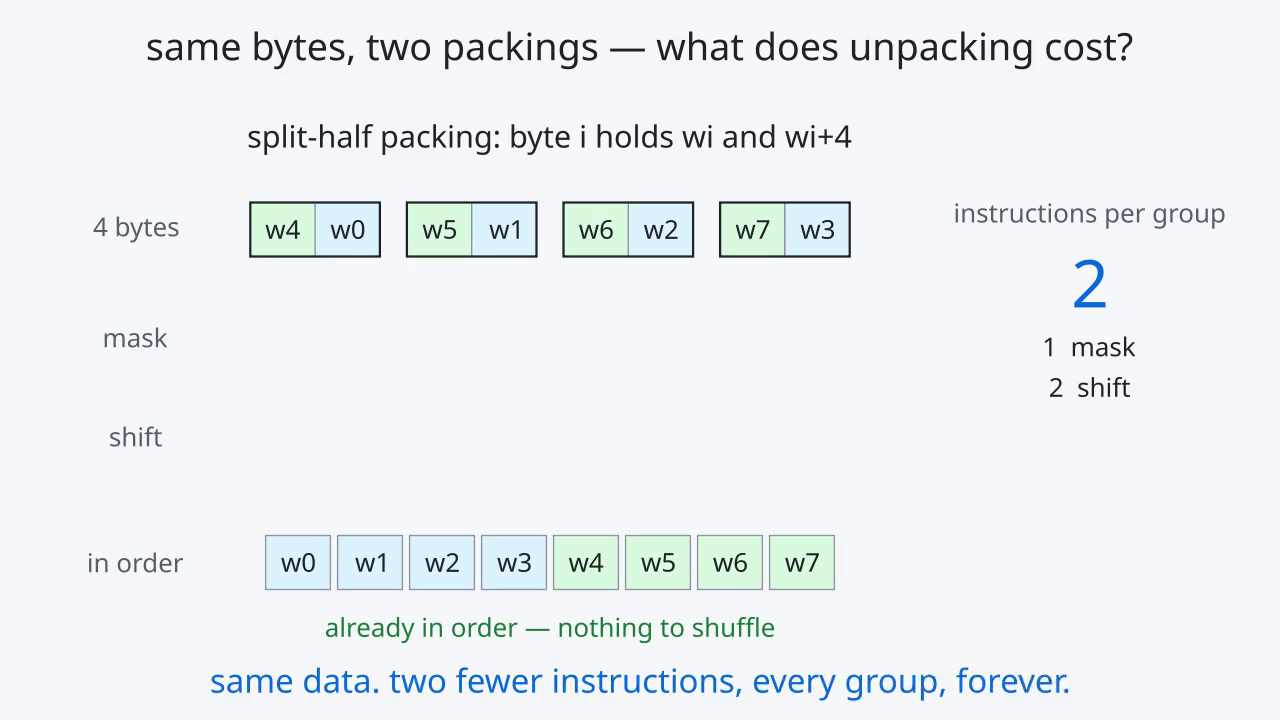

Here is the Python script that generated this plot:
"""Chapter 10 animation: the same int4 bytes in two packings, and what unpacking each one costs.

Obvious packing: byte k holds weights 2k and 2k+1. A mask yields the even weights, a shift the
odd ones, and two shuffles weave them back into order. Split-half: byte i holds weights i and
i+4 (i+16 in the real 32-weight group). The mask and the shift each yield a run already in order,
so both shuffles go. Drawn at 8 weights per group so the nibbles are readable; the counts are
about the drawing, not measurements.

Render (ManimGX, Python 3.13+; https://manimgx.academa.ai):

    manimgx inspect docs/book/10-anim-nibble-unpack.py
    manimgx render  docs/book/10-anim-nibble-unpack.py -r 1280x720 --fps 30

Colours are the book's SVG palette.
"""

import manimgx as m

BG = "#f6f8fa"
INK = "#1f2328"
MUTED = "#57606a"
GRID = "#8c959f"
CELL = "#eaeef2"
BLUE = "#0969da"
BLUE_SOFT = "#ddf4ff"
GREEN = "#1a7f37"
GREEN_SOFT = "#dafbe1"
RED = "#cf222e"

m.config.background_color = BG

FONT = "Noto Sans"
NW, NH = 0.72, 0.6  # nibble cell
X0 = -1.0  # centre of the working area
Y_BYTES, Y_MASK, Y_SHIFT, Y_OUT = 1.45, 0.25, -0.85, -2.25
LANE = 0.86  # spacing of the 4 lanes of a mask/shift result
SLOT = 0.8  # spacing of the 8 output slots


def label(text: str, size: int = 22, color: str = MUTED) -> m.Text:
    return m.Text(text, font=FONT, font_size=size, color=color)


def nib(w: int) -> m.VGroup:
    fill = BLUE_SOFT if w < 4 else GREEN_SOFT
    box = m.Rectangle(width=NW, height=NH, color=GRID, stroke_width=1.5, fill_color=fill, fill_opacity=1)
    return m.VGroup(box, label(f"w{w}", 22, INK).move_to(box))


def byte_row(pairs: list) -> list:
    """pairs[k] = (high, low). Returns [(high_nib, low_nib, outline)] laid out across the row."""
    out = []
    gap = 0.3
    width = 4 * 2 * NW + 3 * gap
    left = X0 - width / 2
    for k, (hi, lo) in enumerate(pairs):
        x = left + k * (2 * NW + gap)
        h = nib(hi).move_to([x + NW / 2, Y_BYTES, 0])
        l = nib(lo).move_to([x + 1.5 * NW, Y_BYTES, 0])
        frame = m.Rectangle(width=2 * NW, height=NH, color=INK, stroke_width=2.5).move_to([x + NW, Y_BYTES, 0])
        out.append((h, l, frame))
    return out


def lane_x(i: int) -> float:
    return X0 + (i - 1.5) * LANE


def slot_x(j: int) -> float:
    return X0 + (j - 3.5) * SLOT


class NibbleUnpack(m.Scene):
    def construct(self) -> None:
        title = label("same bytes, two packings — what does unpacking cost?", 32, INK).to_edge(m.UP, buff=0.35)
        self.add(title)

        row_lbls = m.VGroup(
            label("4 bytes").move_to([-5.6, Y_BYTES, 0]),
            label("mask").move_to([-5.6, Y_MASK, 0]),
            label("shift").move_to([-5.6, Y_SHIFT, 0]),
            label("in order").move_to([-5.6, Y_OUT, 0]),
        )
        guide = m.VGroup(*[
            m.Rectangle(width=NW, height=NH, color=GRID, stroke_width=1, fill_color=BG, fill_opacity=0)
            .set_stroke(opacity=0.45).move_to([slot_x(j), Y_OUT, 0])
            for j in range(8)
        ])

        # Right panel: the instruction count.
        count_lbl = label("instructions per group", 22).move_to([5.0, 1.6, 0])
        count = m.Integer(0, mob_class=_Sans, font_size=56, color=BLUE).move_to([5.0, 0.85, 0])
        ops = m.VGroup()  # the op names, listed under the count

        def bump(n: int, name: str, color: str = INK) -> None:
            count.set_value(n)
            op = label(f"{n}  {name}", 22, color)
            op.move_to([5.0, 0.15 - 0.45 * (n - 1), 0])
            ops.add(op)
            self.play(m.FadeIn(op, shift=m.LEFT * 0.15), run_time=0.3)

        def run(heading: str, pairs: list, interleave: bool) -> m.VGroup:
            head = label(heading, 26, INK).move_to([X0, 2.45, 0])
            nibs = byte_row(pairs)
            self.play(m.FadeIn(head), *[m.FadeIn(m.VGroup(h, l, f)) for h, l, f in nibs], run_time=0.8)
            self.wait(0.6)

            # mask: the low nibbles drop into the mask lanes
            lows = [l.copy() for _, l, _ in nibs]
            self.play(*[c.animate.move_to([lane_x(i), Y_MASK, 0]) for i, c in enumerate(lows)], run_time=0.7)
            bump(1, "mask")
            # shift: the high nibbles drop into the shift lanes
            highs = [h.copy() for h, _, _ in nibs]
            self.play(*[c.animate.move_to([lane_x(i), Y_SHIFT, 0]) for i, c in enumerate(highs)], run_time=0.7)
            bump(2, "shift")
            self.wait(0.4)

            if interleave:
                # Evens in one register, odds in the other: weave them back together.
                order = [lows[0], highs[0], lows[1], highs[1], lows[2], highs[2], lows[3], highs[3]]
                self.play(*[order[j].animate.move_to([slot_x(j), Y_OUT, 0]) for j in range(4)], run_time=0.8)
                bump(3, "shuffle", RED)
                self.play(*[order[j].animate.move_to([slot_x(j), Y_OUT, 0]) for j in range(4, 8)], run_time=0.8)
                bump(4, "shuffle", RED)
            else:
                # Each lane is already a contiguous run: weights 0-3 and 4-7.
                note = label("already in order — nothing to shuffle", 22, GREEN).move_to([X0, Y_OUT - 0.75, 0])
                self.play(
                    *[c.animate.move_to([slot_x(i), Y_OUT, 0]) for i, c in enumerate(lows)],
                    *[c.animate.move_to([slot_x(4 + i), Y_OUT, 0]) for i, c in enumerate(highs)],
                    m.FadeIn(note),
                    run_time=0.8,
                )
                lows.append(note)
            self.wait(1.4)
            return m.VGroup(head, *[m.VGroup(h, l, f) for h, l, f in nibs], *lows, *highs)

        self.play(m.FadeIn(row_lbls), m.FadeIn(guide), m.FadeIn(count_lbl), m.FadeIn(count), run_time=0.6)

        # Obvious packing: byte k = (w2k+1 high, w2k low).
        first = run("obvious packing: byte k holds w2k and w2k+1",
                    [(2 * k + 1, 2 * k) for k in range(4)], interleave=True)
        self.wait(0.6)
        count.set_value(0)
        self.play(m.FadeOut(first), m.FadeOut(ops), run_time=0.6)
        ops.remove(*list(ops))
        self.wait(0.3)

        # Split-half: byte i = (wi+4 high, wi low).
        run("split-half packing: byte i holds wi and wi+4", [(i + 4, i) for i in range(4)], interleave=False)

        closing = label("same data. two fewer instructions, every group, forever.", 28, BLUE).move_to([0, -3.6, 0])
        self.play(m.Write(closing), run_time=1.0)
        self.wait(3.0)


class _Sans(m.Text):
    def __init__(self, text: str, **kwargs) -> None:
        kwargs.setdefault("font", FONT)
        super().__init__(text, **kwargs)
